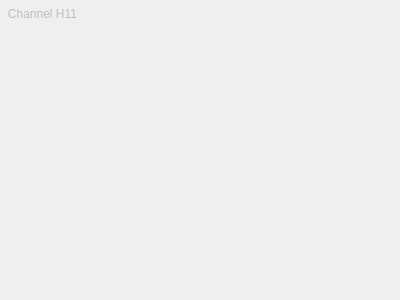
<?xml version="1.0" encoding="UTF-8"?>
<ui version="4.0">
 <class>Channel</class>
 <widget class="QWidget" name="Channel">
  <property name="geometry">
   <rect>
    <x>0</x>
    <y>0</y>
    <width>400</width>
    <height>300</height>
   </rect>
  </property>
  <property name="windowTitle">
   <string>Form</string>
  </property>
  <widget class="QPushButton" name="pushButton">
   <property name="enabled">
    <bool>false</bool>
   </property>
   <property name="geometry">
    <rect>
     <x>0</x>
     <y>0</y>
     <width>85</width>
     <height>27</height>
    </rect>
   </property>
   <property name="text">
    <string>Channel H11</string>
   </property>
   <property name="flat">
    <bool>true</bool>
   </property>
  </widget>
 </widget>
 <resources/>
 <connections/>
</ui>
